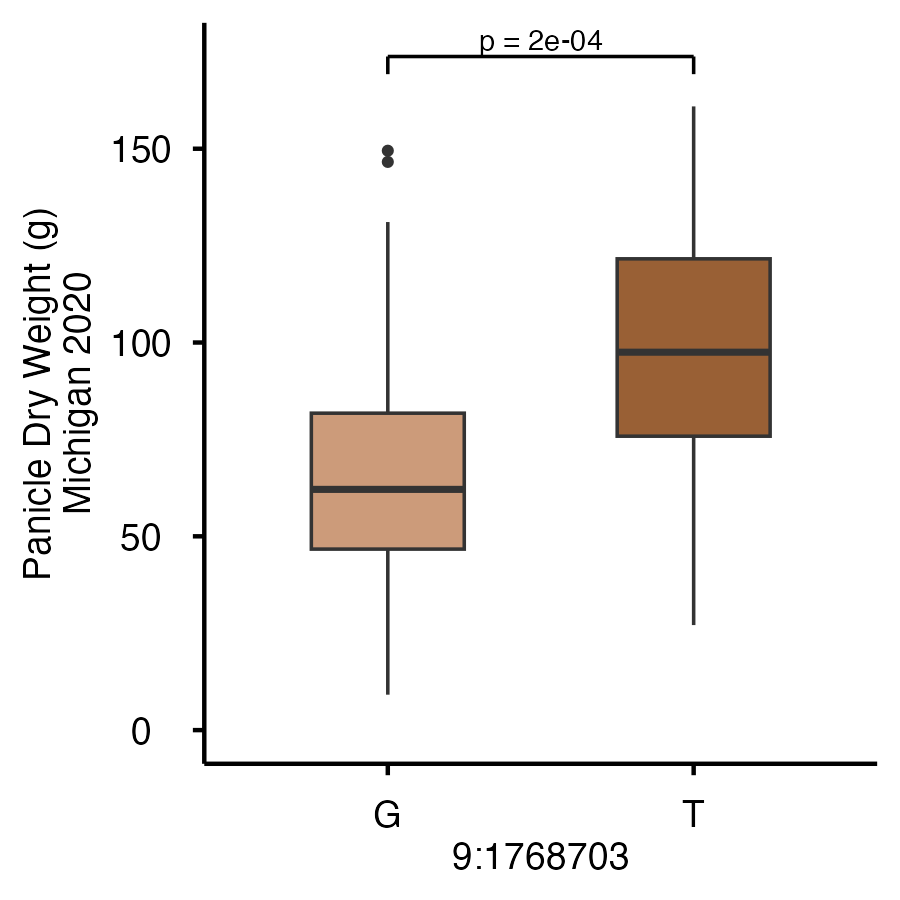

Write the R code that produced this figure.
# Supplemental figure: single_plant_panicle_dry_weight_g (MI2020) by allele at the
# chr9:1.77 Mb LysM-RLK lead marker (9:1768703, G>T; see figures/lysm_rlk_story/meta.json;
# candidate Sobic.009G019100). Per-genotype mean of MI2020 plants, genotype ALT-dosage
# collapsed to REF-homozygote vs. ALT-carrier (dose 0 vs. dose 1/2), same allele-grouping
# convention as figures/supplemental/wdl1_leafwater/wdl1_leafwater.R. box_data.csv /
# mlm_pvalues.json were computed by compute_chr9_1_panicle_wt.py (LOCO-MLM + 5 PCs, same
# association model used throughout figures/lysm_rlk_story).
library(tidyverse)
library(paletteer)
library(jsonlite)

theme_use <- theme_minimal() +
  theme(axis.text.x = element_text(size = 9, color = 'black', margin = margin(0, 0, 0, 0),
                                   vjust = 0.5, hjust = 0.5),
        axis.text.y = element_text(size = 9, color = 'black', vjust = 0.5, hjust = 0.5),
        legend.text = element_text(size = 9, color = 'black', vjust = 0.5, hjust = 0.5),
        plot.title = element_text(size = 9, color = 'black', vjust = 0, hjust = 0.5),
        plot.subtitle = element_text(size = 9, color = 'black', vjust = 0, hjust = 0.5),
        text = element_text(size = 9, color = 'black'),
        legend.position = 'bottom',
        line = element_line(color = 'black', linewidth = 1),
        axis.ticks = element_line(color = 'black', linewidth = 0.5),
        axis.line.x.bottom = element_line(color = 'black', linewidth = 0.5),
        axis.line.y.left = element_line(color = 'black', linewidth = 0.5),
        panel.grid = element_blank(),
        panel.background = element_blank())

fmt_p <- function(p) if_else(p < 1e-3, sprintf('p = %.0e', p), sprintf('p = %.3f', p))

box <- read_csv('box_data.csv', show_col_types = FALSE)
pv <- fromJSON('mlm_pvalues.json')

REF_AL <- 'G'; ALT_AL <- 'T'

df <- box %>%
  mutate(allele = factor(if_else(peak_dose == 0, REF_AL, ALT_AL), levels = c(REF_AL, ALT_AL)))

bracket <- tibble(x = 1, xend = 2, y = max(df$single_plant_panicle_dry_weight_g, na.rm = TRUE) * 1.08,
                  tick = diff(range(df$single_plant_panicle_dry_weight_g, na.rm = TRUE)) * 0.03)

panicle_wt_colors <- paletteer_d('colorBlindness::Brown2Blue10Steps')[c(3, 2)]

chr9_1_panicle_wt <- ggplot(df, aes(allele, single_plant_panicle_dry_weight_g, fill = allele)) +
  geom_boxplot(width = 0.5, outlier.size = 0.7, linewidth = 0.4) +
  geom_segment(data = bracket, aes(x = x, xend = xend, y = y, yend = y), inherit.aes = FALSE, linewidth = 0.4) +
  geom_segment(data = bracket, aes(x = x, xend = x, y = y - tick, yend = y), inherit.aes = FALSE, linewidth = 0.4) +
  geom_segment(data = bracket, aes(x = xend, xend = xend, y = y - tick, yend = y), inherit.aes = FALSE, linewidth = 0.4) +
  geom_text(data = bracket, aes(x = (x + xend) / 2, y = y, label = fmt_p(pv$p)), inherit.aes = FALSE,
           vjust = -0.3, size = 7, size.unit = 'pt') +
  scale_x_discrete(name = '9:1768703') +
  scale_y_continuous(name = 'Panicle Dry Weight (g)\nMichigan 2020', limits = c(0, NA)) +
  scale_fill_manual(name = '9:1768703', values = panicle_wt_colors, labels = c(REF_AL, ALT_AL)) +
  guides(fill = 'none') +
  theme_use
chr9_1_panicle_wt
ggsave('chr9_1_panicle_wt.png', plot = chr9_1_panicle_wt, width = 3, height = 3, dpi = 300, bg = 'white')
